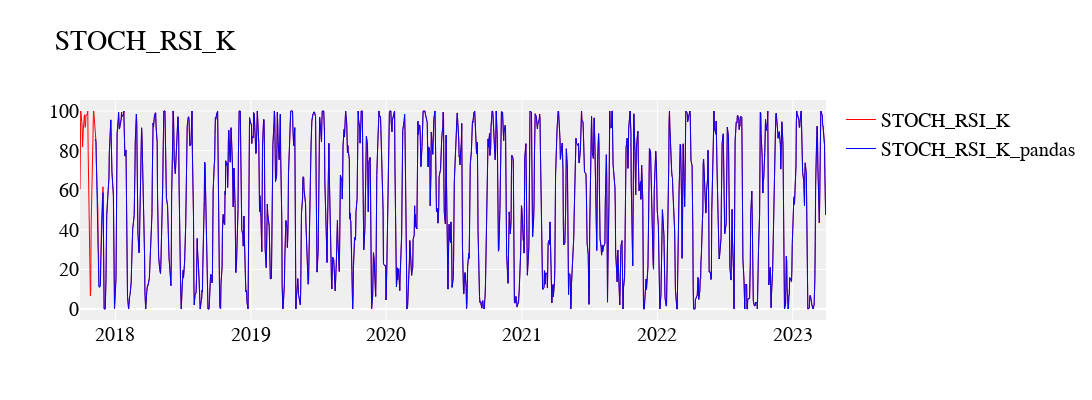
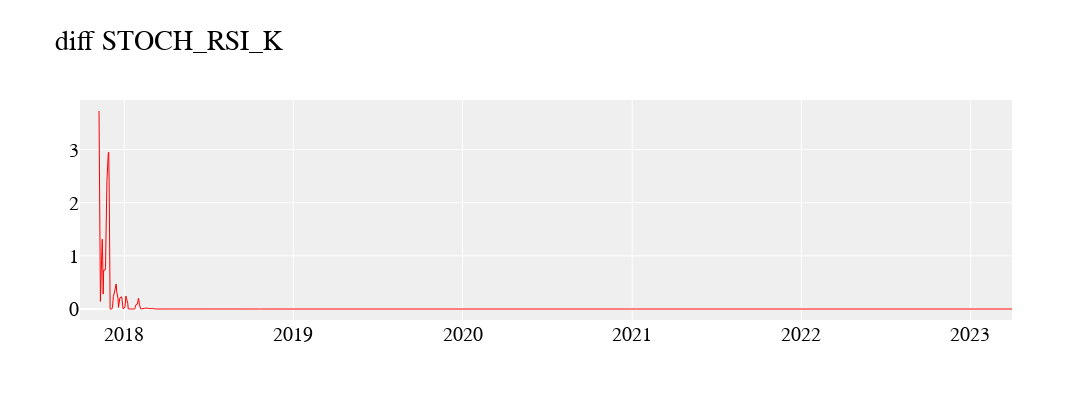
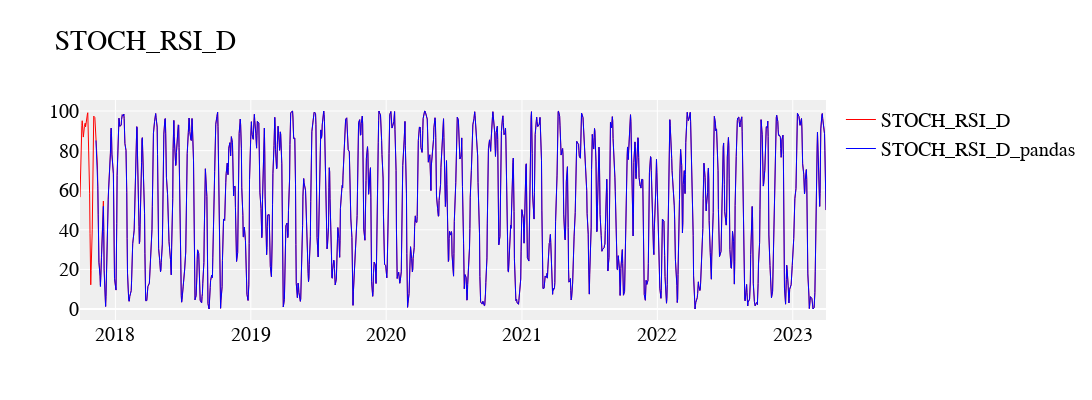
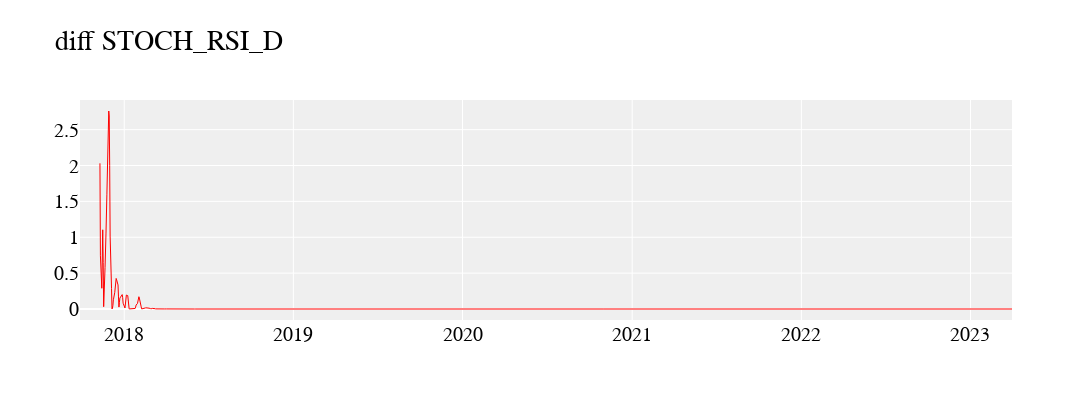

These figures' notebook cell, in order:
### Code cell
plot_2_line(df.index,df['K'],df_pandas['STOCHRSIk_14_14_3_3'],'STOCH_RSI_K','STOCH_RSI_K_pandas','STOCH_RSI_K')
plot_1_line(df.index,np.abs(df['K']-df_pandas['STOCHRSIk_14_14_3_3']),'diff STOCH_RSI_K')
plot_2_line(df.index,df['D'],df_pandas['STOCHRSId_14_14_3_3'],'STOCH_RSI_D','STOCH_RSI_D_pandas','STOCH_RSI_D')
plot_1_line(df.index,np.abs(df['D']-df_pandas['STOCHRSId_14_14_3_3']),'diff STOCH_RSI_D')

### Figure 1 — Plotly figure (JSON) as saved in the notebook; plotly's stock layout.template omitted (floating-point values rounded to 4 significant figures; data arrays with more than 128 entries replaced by an {"elided": "..."} marker saying what was removed)
{"data": [{"legendgroup": "1", "line": {"color": "red", "width": 1}, "name": "STOCH_RSI_K", "type": "scatter", "x": {"elided": "1387 str values"}, "xaxis": "x", "y": {"elided": "1387 float values"}, "yaxis": "y"}, {"legendgroup": "1", "line": {"color": "blue", "width": 1}, "name": "STOCH_RSI_K_pandas", "type": "scatter", "x": {"elided": "1387 str values"}, "xaxis": "x", "y": {"elided": "1387 float values"}, "yaxis": "y"}], "layout": {"font": {"color": "#000000", "family": "Monospace", "size": 20}, "height": 400, "plot_bgcolor": "#efefef", "title": {"text": "STOCH_RSI_K"}, "width": 1200, "xaxis": {"anchor": "y", "domain": [0, 1], "rangeslider": {"visible": false}}, "yaxis": {"anchor": "x", "domain": [0, 1]}}}

### Figure 2 — Plotly figure (JSON) as saved in the notebook; plotly's stock layout.template omitted (floating-point values rounded to 4 significant figures; data arrays with more than 128 entries replaced by an {"elided": "..."} marker saying what was removed)
{"data": [{"legendgroup": "1", "line": {"color": "red", "width": 1}, "type": "scatter", "x": {"elided": "1387 str values"}, "xaxis": "x", "y": {"elided": "1387 float values"}, "yaxis": "y"}], "layout": {"font": {"color": "#000000", "family": "Monospace", "size": 20}, "height": 400, "plot_bgcolor": "#efefef", "title": {"text": "diff STOCH_RSI_K"}, "width": 1200, "xaxis": {"anchor": "y", "domain": [0, 1], "rangeslider": {"visible": false}}, "yaxis": {"anchor": "x", "domain": [0, 1]}}}

### Figure 3 — Plotly figure (JSON) as saved in the notebook; plotly's stock layout.template omitted (floating-point values rounded to 4 significant figures; data arrays with more than 128 entries replaced by an {"elided": "..."} marker saying what was removed)
{"data": [{"legendgroup": "1", "line": {"color": "red", "width": 1}, "name": "STOCH_RSI_D", "type": "scatter", "x": {"elided": "1387 str values"}, "xaxis": "x", "y": {"elided": "1387 float values"}, "yaxis": "y"}, {"legendgroup": "1", "line": {"color": "blue", "width": 1}, "name": "STOCH_RSI_D_pandas", "type": "scatter", "x": {"elided": "1387 str values"}, "xaxis": "x", "y": {"elided": "1387 float values"}, "yaxis": "y"}], "layout": {"font": {"color": "#000000", "family": "Monospace", "size": 20}, "height": 400, "plot_bgcolor": "#efefef", "title": {"text": "STOCH_RSI_D"}, "width": 1200, "xaxis": {"anchor": "y", "domain": [0, 1], "rangeslider": {"visible": false}}, "yaxis": {"anchor": "x", "domain": [0, 1]}}}

### Figure 4 — Plotly figure (JSON) as saved in the notebook; plotly's stock layout.template omitted (floating-point values rounded to 4 significant figures; data arrays with more than 128 entries replaced by an {"elided": "..."} marker saying what was removed)
{"data": [{"legendgroup": "1", "line": {"color": "red", "width": 1}, "type": "scatter", "x": {"elided": "1387 str values"}, "xaxis": "x", "y": {"elided": "1387 float values"}, "yaxis": "y"}], "layout": {"font": {"color": "#000000", "family": "Monospace", "size": 20}, "height": 400, "plot_bgcolor": "#efefef", "title": {"text": "diff STOCH_RSI_D"}, "width": 1200, "xaxis": {"anchor": "y", "domain": [0, 1], "rangeslider": {"visible": false}}, "yaxis": {"anchor": "x", "domain": [0, 1]}}}
